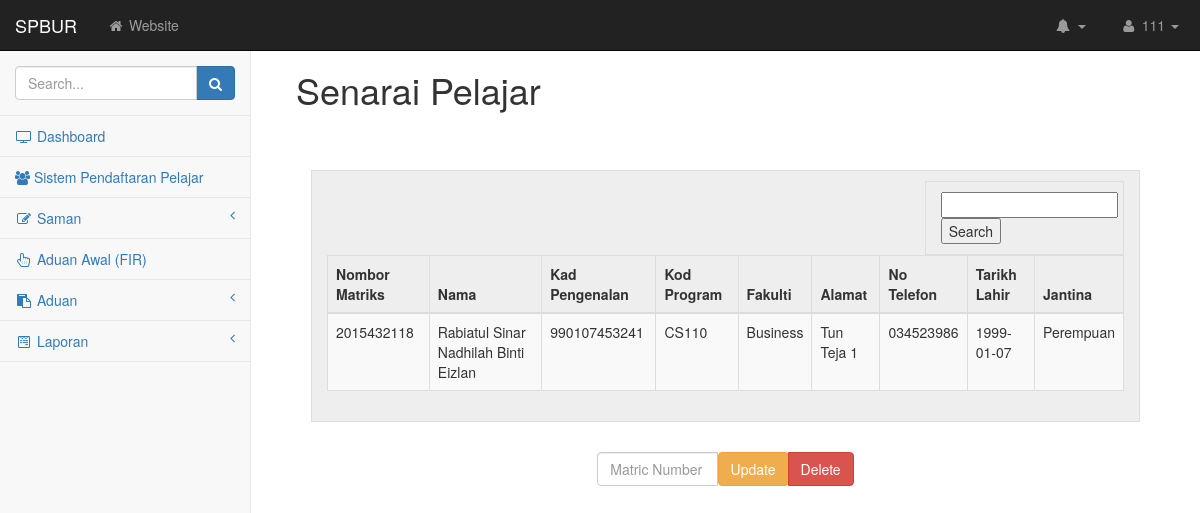
Screenshot of /rpelajar1.php (signed in) with the database file from the repository.
### tables this page shows
CREATE TABLE `staff` (
  `staff_ID` int(11) NOT NULL,
  `pass_word` varchar(255) NOT NULL
);

CREATE TABLE `student` (
  `matric_no` int(11) NOT NULL,
  `name` varchar(255) NOT NULL,
  `ic_number` varchar(255) NOT NULL,
  `course_code` varchar(255) NOT NULL,
  `faculty` varchar(255) NOT NULL,
  `address` varchar(255) NOT NULL,
  `phone_no` varchar(255) DEFAULT NULL,
  `birthdate` date DEFAULT NULL,
  `gender` varchar(255) DEFAULT NULL
);

### rpelajar1.php (the view, shortened to what this page needs)
<!DOCTYPE html>
<html lang="en">
<head>
    <link href="css/bootstrap.min.css" rel="stylesheet">
    <link href="css/metisMenu.min.css" rel="stylesheet">
    <link href="css/timeline.css" rel="stylesheet">
    <link href="css/startmin.css" rel="stylesheet">
    <link href="css/morris.css" rel="stylesheet">
    <link href="css/font-awesome.min.css" rel="stylesheet" type="text/css">
</head>
<body>
    <?php
    include("dbconn.php");
        if(isset($_SESSION['staff_ID']))
        {
        $sql0 = "SELECT * FROM staff WHERE staff_ID = ".$_SESSION['staff_ID']."";
        $query0 = mysqli_query($dbconn, $sql0) or die ("Error: ".mysqli_error($dbconn));
        $r = mysqli_fetch_assoc($query0);
        }
    ?>
<div id="wrapper">
<?php include("DashboardOnly.php");?>
</body>
</html>
    <div id="page-wrapper">
        <div class="container-fluid">
            <div class="row">
                <div class="col-lg-12">
                    <br>
                    <h1>Senarai Pelajar</h1>
                    <br>
                    <form method="post" action="">
                        <div class="panel-body">
                        <div class="dataTable_wrapper">
                        <div class="dataTables_length" id="dataTables-example_length">
                            <div class="row show-grid">
                            <div class="col-md-12">
                                <div class="col-md-3 col-md-offset-9">
                                        <input  type="text" name="matric_no">
                                        <input  type="submit" name="submit" value="Search">
                                </div>
                                    <table class="table table-striped table-bordered table-hover" id="dataTables-example">
                                        <thead>
                                            <tr>
                                                <th>Nombor Matriks</th>
                                                <th>Nama</th>
                                                <th>Kad Pengenalan</th>
                                                <th>Kod Program</th>
                                                <th>Fakulti</th>
                                                <th>Alamat</th>
                                                <th>No Telefon</th>
                                                <th>Tarikh Lahir</th>
                                                <th>Jantina</th>
                                            </tr>
                                        </thead>
                    <?php
                            $sql0 = "SELECT * FROM student";
                            $query0 = mysqli_query($dbconn, $sql0) or die ("Error: ".mysqli_error($dbconn));
                            $row=mysqli_fetch_array($query0);
                            if($row){
                                        echo "<tbody>";
                                        echo "<tr>";
                                        echo "<td>".$row['matric_no']."</td>";
                                        echo "<td>".$row['name']."</td>";
                                        echo "<td>".$row['ic_number']."</td>";
                                        echo "<td>".$row['course_code']."</td>";
                                        echo "<td>".$row['faculty']."</td>";
                                        echo "<td>".$row['address']."</td>";
                                        echo "<td>".$row['phone_no']."</td>";
                                        echo "<td>".$row['birthdate']."</td>";
                                        echo "<td>".$row['gender']."</td>";
                                        echo "</tr>";
                        }?>
                                    </table>
                                </div>
                            </div>
                                </div>
                            </div>
                        </div>
                    </form>
                                    <div class="form-group">
                                        <div class="col-md-4 col-md-offset-4">
                                            <div class="input-group custom-search-form">
                                                <input type="text" name="matric_no" class="form-control" placeholder="Matric Number" >
                                                    <span class="input-group-btn">
                                                        <button formaction="updStud.php" class="btn btn-warning" type="submit">Update</button>
                                                    </span>
                                                    <span class="input-group-btn">
                                                        <button formaction="delStud.php" class="btn btn-danger" type="submit">Delete</button>
                                                    </span>
                                            </div>
                                        </div>
                                    </div>
                    </div>
                </div>
            </div>
        </div>
</body>
</html>

### DashboardOnly.php (shortened to what this page needs)
<nav class="navbar navbar-inverse navbar-fixed-top" role="navigation">
    <div class="navbar-header">
        <a class="navbar-brand" href="Dashboard.php">SPBUR</a>
    </div>
    <ul class="nav navbar-nav navbar-left navbar-top-links">
        <li><a href="#"><i class="fa fa-home fa-fw"></i> Website</a></li>
    </ul>
    <ul class="nav navbar-right navbar-top-links">
        <li class="dropdown navbar-inverse">
            <a class="dropdown-toggle" data-toggle="dropdown" href="#">
                <i class="fa fa-bell fa-fw"></i>
                <b class="caret"></b>
            </a>
        </li>
        <li class="dropdown">
            <a class="dropdown-toggle" data-toggle="dropdown" href="#">
                <i class="fa fa-user fa-fw"></i>
                <?php echo $r['staff_ID']; ?>
                <b class="caret"></b>
            </a>
        </li>
    </ul>
    <div class="navbar-default sidebar" role="navigation">
        <div class="sidebar-nav navbar-collapse">
            <ul class="nav" id="side-menu">
                <li class="sidebar-search">
                    <div class="input-group custom-search-form">
                        <input type="text" class="form-control" placeholder="Search...">
                        <span class="input-group-btn">
                            <button class="btn btn-primary" type="button">
                            <i class="fa fa-search"></i>
                            </button>
                        </span>
                    </div>
                </li>
                <li>
                    <a href="Dashboard.php" class=""><i class="fa fa-television fa-fw"></i> Dashboard</a>
                </li>
                <li>
                    <a href="srs.php" class=""><i class="fa fa-group fa-fww"></i> Sistem Pendaftaran Pelajar</a>
                </li>
                <li>
                    <a href="#"><i class="fa fa-pencil-square-o fa-fw"></i> Saman<span class="fa arrow"></span></a>
                </li>
                <li>
                    <a href="fir.php" class=""><i class="fa fa-hand-pointer-o fa-fw"></i> Aduan Awal (FIR)</a>
                </li>
                <li>
                    <a href="#"><i class="fa fa-clipboard fa-fw"></i> Aduan <span class="fa arrow"></span></a>
                </li>
                <li>
                    <a href="#"><i class="fa fa-wpforms fa-fw"></i> Laporan <span class="fa arrow"></span></a>
                </li>
            </ul>
        </div>
    </div>
</nav>

### css/startmin.css (style rules this page uses)
body { background-color: #f8f8f8; }
#wrapper { width: 100%; }
#page-wrapper { padding: 30px 15px 0 15px; min-height: 568px; background-color: #fff; }
@media (min-width:768px) { #page-wrapper { position: inherit; margin-left: 250px; padding: 30px 30px 0 30px; border-left: 1px solid #e7e7e7; } }
.navbar-header { float: left; }
.navbar-left { float: left; }
.navbar-right { text-align: right; }
.navbar-top-links { margin: 0; }
.navbar-top-links li { display: inline-block; }
.navbar-top-links li:last-child { margin-right: 6px; }
.navbar-top-links li a { padding: 15px; min-height: 50px; }
.navbar-top-links>li>a { color: #999; }
.sidebar .sidebar-nav.navbar-collapse { padding-right: 0; padding-left: 0; }
.sidebar .sidebar-search { padding: 15px; }
.sidebar ul li { border-bottom: 1px solid #e7e7e7; }
.sidebar .arrow { float: right; }
.sidebar .fa.arrow:before { content: "\f104"; }
@media (min-width:768px) { .sidebar { z-index: 1; position: absolute; width: 250px; margin-top: 51px; } }
.show-grid [class^=col-] { padding-top: 10px; padding-bottom: 10px; border: 1px solid #ddd; background-color: #eee!important; }
.show-grid { margin: 15px 0; }

### rows the page displays
staff: staff_ID "111"
student: matric_no "2015432118", name "Rabiatul Sinar Nadhilah Binti Eizlan", ic_number "990107453241", course_code "CS110", faculty "Business", address "Tun Teja 1", phone_no "034523986", birthdate "1999-01-07", gender "Perempuan"
